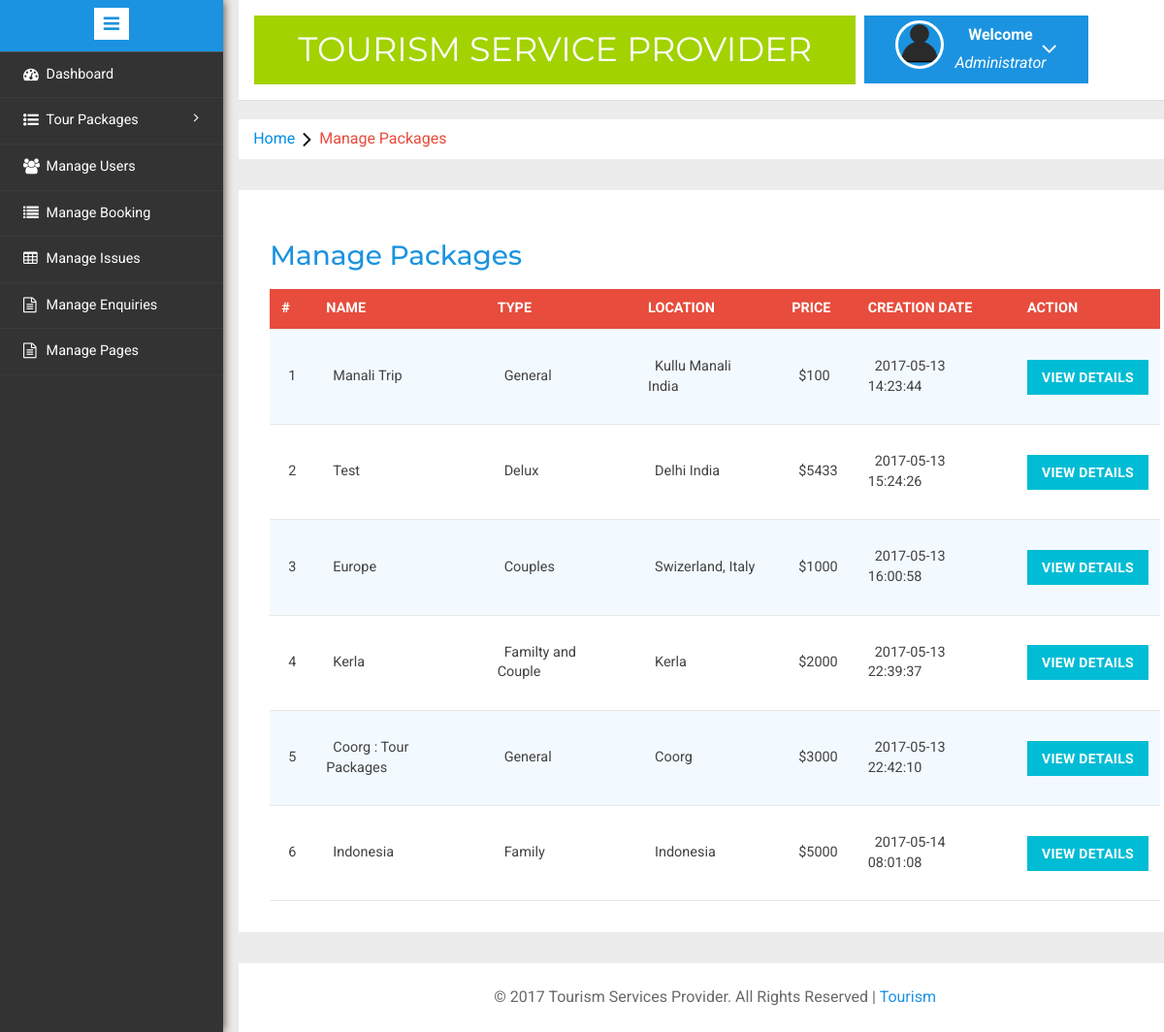
Page /admin/manage-packages.php (signed in) on the committed database.
### tables this page shows
CREATE TABLE `tbltourpackages` (
  `PackageId` int(11) NOT NULL,
  `PackageName` varchar(200) NOT NULL,
  `PackageType` varchar(150) NOT NULL,
  `PackageLocation` varchar(100) NOT NULL,
  `PackagePrice` int(11) NOT NULL,
  `PackageFetures` varchar(255) NOT NULL,
  `PackageDetails` mediumtext NOT NULL,
  `PackageImage` varchar(100) NOT NULL,
  `Creationdate` timestamp NOT NULL DEFAULT CURRENT_TIMESTAMP,
  `UpdationDate` timestamp NULL DEFAULT '0000-00-00 00:00:00' ON UPDATE CURRENT_TIMESTAMP
);

### admin/manage-packages.php (the view, shortened to what this page needs)
<?php
include('includes/config.php');
if(strlen($_SESSION['alogin'])==0)
	{
header('location:index.php');
}
else{
	?>
<!DOCTYPE HTML>
<html>
<head>
<link href="css/bootstrap.min.css" rel='stylesheet' type='text/css' />
<link href="css/style.css" rel='stylesheet' type='text/css' />
<link rel="stylesheet" href="css/morris.css" type="text/css"/>
<link href="css/font-awesome.css" rel="stylesheet">
<link rel="stylesheet" type="text/css" href="css/table-style.css" />
<link rel="stylesheet" type="text/css" href="css/basictable.css" />
<link rel="stylesheet" href="css/icon-font.min.css" type='text/css' />
</head>
<body>
   <div class="page-container">
<div class="left-content">
	   <div class="mother-grid-inner">
				<?php include('includes/header.php');?>
				</div>
<ol class="breadcrumb">
                <li class="breadcrumb-item"><a href="index.html">Home</a><i class="fa fa-angle-right"></i>Manage Packages</li>
            </ol>
<div class="agile-grids">
				<div class="agile-tables">
					<div class="w3l-table-info">
					  <h2>Manage Packages</h2>
					    <table id="table">
						<thead>
						  <tr>
						  <th>#</th>
							<th >Name</th>
							<th>Type</th>
							<th>Location</th>
							<th>Price</th>
							<th>Creation Date</th>
							<th>Action</th>
						  </tr>
						</thead>
						<tbody>
<?php $sql = "SELECT * from TblTourPackages";
$query = $dbh -> prepare($sql);
$query->execute();
$results=$query->fetchAll(PDO::FETCH_OBJ);
$cnt=1;
if($query->rowCount() > 0)
{
foreach($results as $result)
{				?>
						  <tr>
							<td><?php echo htmlentities($cnt);?></td>
							<td><?php echo htmlentities($result->PackageName);?></td>
							<td><?php echo htmlentities($result->PackageType);?></td>
							<td><?php echo htmlentities($result->PackageLocation);?></td>
							<td>$<?php echo htmlentities($result->PackagePrice);?></td>
							<td><?php echo htmlentities($result->Creationdate);?></td>
							<td><a href="update-package.php?pid=<?php echo htmlentities($result->PackageId);?>"><button type="button" class="btn btn-primary btn-block">View Details</button></a></td>
						  </tr>
						 <?php $cnt=$cnt+1;} }?>
						</tbody>
					  </table>
					</div>
			</div>
<?php include('includes/footer.php');?>
</div>
</div>
						<?php include('includes/sidebarmenu.php');?>
							</div>
</body>
</html>
<?php } ?>

### admin/includes/header.php (shortened to what this page needs)
<div class="header-main">
					<div class="logo-w3-agile">
								<h1><a href="dashboard.php">Tourism Service Provider</a></h1>
							</div>
						<div class="profile_details w3l">
								<ul>
									<li class="dropdown profile_details_drop">
										<a href="#" class="dropdown-toggle" data-toggle="dropdown" aria-expanded="false">
											<div class="profile_img">
												<span class="prfil-img"><img src="images/User-icon.png" alt=""> </span>
												<div class="user-name">
													<p>Welcome</p>
													<span>Administrator</span>
												</div>
												<i class="fa fa-angle-down"></i>
												<div class="clearfix"></div>
											</div>
										</a>
									</li>
								</ul>
							</div>
				</div>

### admin/includes/footer.php
<div class="copyrights">
	 <p>© 2017 Tourism Services Provider. All Rights Reserved |  <a href="#">Tourism</a> </p>
</div>

### admin/includes/sidebarmenu.php (shortened to what this page needs)
<div class="sidebar-menu">
					<header class="logo1">
						<a href="#" class="sidebar-icon"> <span class="fa fa-bars"></span> </a>
					</header>
                           <div class="menu">
									<ul id="menu" >
										<li><a href="dashboard.php"><i class="fa fa-tachometer"></i> <span>Dashboard</span><div class="clearfix"></div></a></li>
									 <li id="menu-academico" ><a href="#"><i class="fa fa-list-ul" aria-hidden="true"></i><span> Tour Packages</span> <span class="fa fa-angle-right" style="float: right"></span><div class="clearfix"></div></a>
										</li>
									<li id="menu-academico" ><a href="manage-users.php"><i class="fa fa-users" aria-hidden="true"></i><span>Manage Users</span><div class="clearfix"></div></a></li>
									<li><a href="manage-bookings.php"><i class="fa fa-list" aria-hidden="true"></i>  <span>Manage Booking</span><div class="clearfix"></div></a></li>
									 <li><a href="manageissues.php"><i class="fa fa-table"></i>  <span>Manage Issues</span><div class="clearfix"></div></a></li>
									<li><a href="manage-enquires.php"><i class="fa fa-file-text-o" aria-hidden="true"></i>  <span>Manage Enquiries</span><div class="clearfix"></div></a></li>
									<li><a href="manage-pages.php"><i class="fa fa-file-text-o" aria-hidden="true"></i>  <span>Manage Pages</span><div class="clearfix"></div></a></li>
								  </ul>
								</div>
							  </div>

### admin/css/table-style.css (style rules this page uses)
table { background: white; border-collapse: collapse; margin: 1.25em 0 0; width: 100%; }
table tr, table th, table td { border: none; border-bottom: 1px solid #e8e8e8; font-size: .95em; }
table th, table td { padding: 10px 12px; text-align: left; }
table th { background: #e74c3c; color: #fff; text-transform: uppercase; }
table tr td { background: #f3faff; color: #424242; }
table tr:nth-of-type(2n+2) td { background: #ffffff; }
table { width: 100%; }

### rows in the picture
tbltourpackages: PackageName "Manali Trip", PackageType "General", PackageLocation "Kullu Manali India", PackagePrice "100", Creationdate "2017-05-13 14:23:44"
tbltourpackages: PackageName "Test", PackageType "Delux", PackageLocation "Delhi India", PackagePrice "5433", Creationdate "2017-05-13 15:24:26"
tbltourpackages: PackageName "Europe", PackageType "Couples", PackageLocation "Swizerland, Italy", PackagePrice "1000", Creationdate "2017-05-13 16:00:58"
tbltourpackages: PackageName "Kerla", PackageType "Familty and Couple", PackageLocation "Kerla", PackagePrice "2000", Creationdate "2017-05-13 22:39:37"
tbltourpackages: PackageName "Coorg : Tour Packages", PackageType "General", PackageLocation "Coorg", PackagePrice "3000", Creationdate "2017-05-13 22:42:10"
tbltourpackages: PackageName "Indonesia", PackageType "Family", PackageLocation "Indonesia", PackagePrice "5000", Creationdate "2017-05-14 08:01:08"
